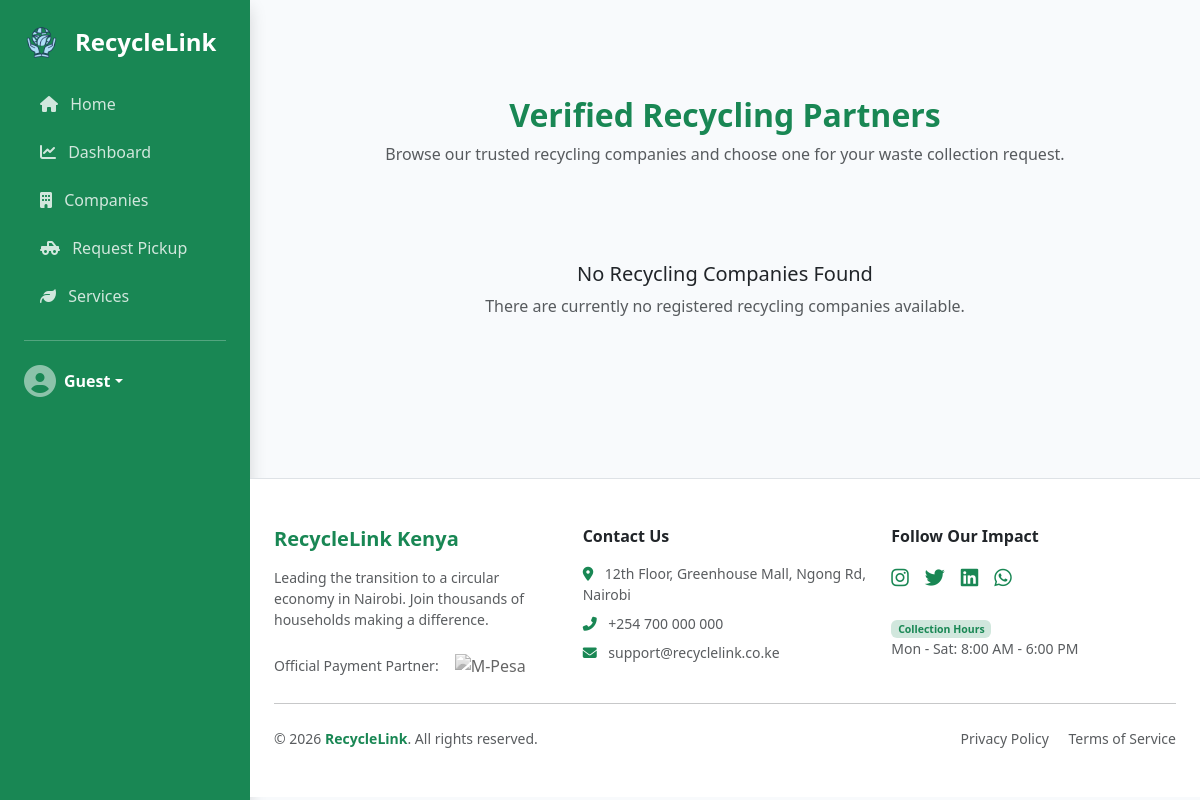
/WasteApp/companies/, run on an earlier commit of the app's database.
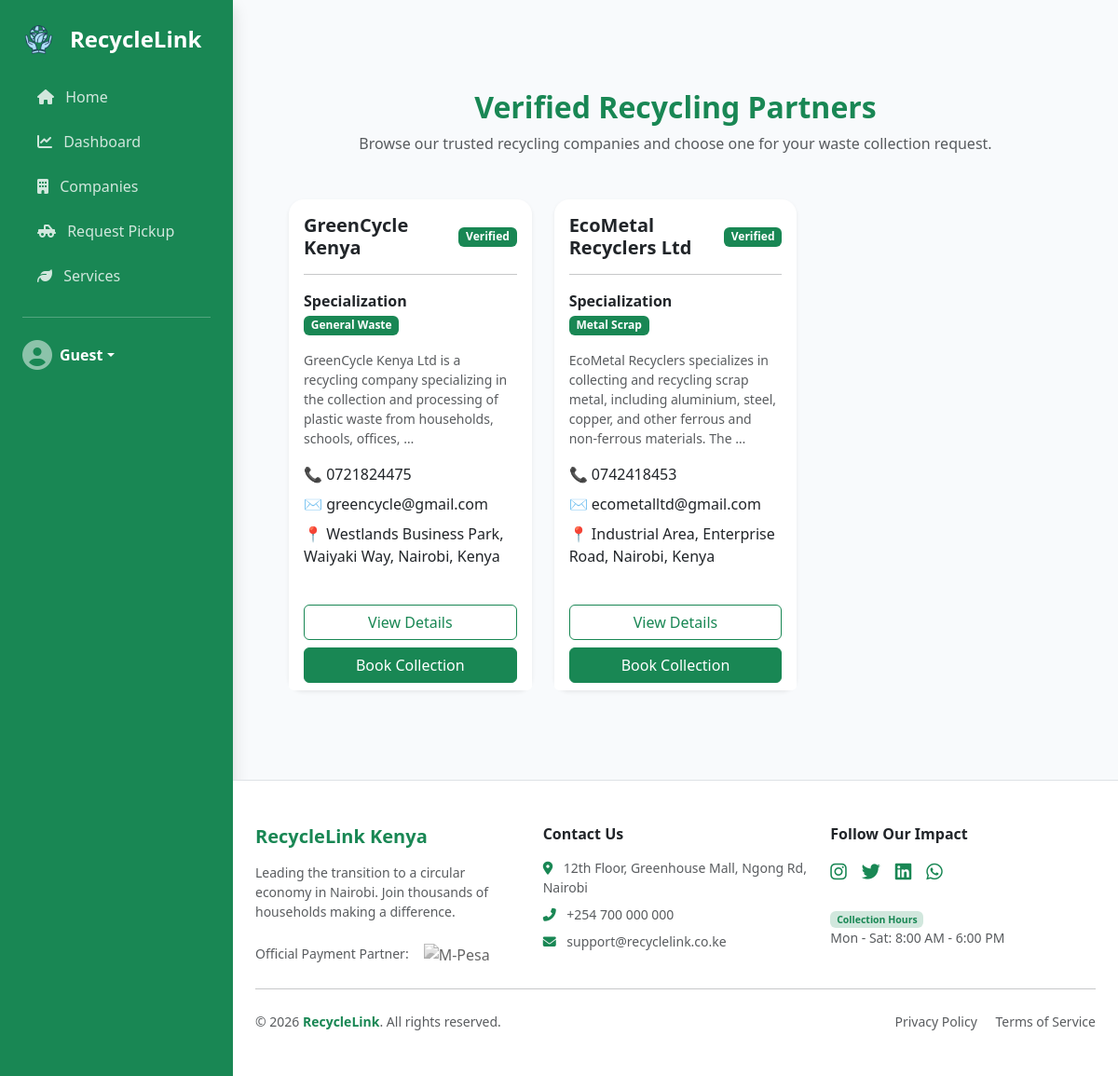
And on a later commit of the database.
### WasteApp/models.py (models this page shows, shortened)
class Company(models.Model):
    user = models.OneToOneField(User, on_delete=models.CASCADE)
    name = models.CharField(max_length=200)
    email = models.EmailField()
    address = models.TextField()
    phone = models.CharField(max_length=20)
    description = models.TextField(blank=True, null=True)
    specialization = models.CharField(
        max_length=100,
        choices=[
            ('plastic', 'Plastic Recycling'),
            ('paper', 'Paper & Cardboard'),
            ('metal', 'Metal Scrap'),
            ('glass', 'Glass'),
            ('organic', 'Organic Waste'),
            ('all', 'General Waste'),
        ],
        default='all'
    )
    is_verified = models.BooleanField(default=False)
    created_at = models.DateTimeField(auto_now_add=True)

### WasteApp/views.py (the view)
# urls.py: path('companies/', views.company_list, name='companies'),
def company_list(request):
    companies = Company.objects.all()
    waste_filter = request.GET.get('type')
    if waste_filter and waste_filter != 'all' :
        companies = companies.filter(specialization__iexact=waste_filter)
    return render(request, 'WasteApp/company_list.html', {'companies': companies})

### WasteApp/templates/WasteApp/company_list.html
{% extends "main.html" %}
{% block content %}
<div class="container py-5">
    <div class="text-center mb-5">
        <h2 class="fw-bold text-success">
            Verified Recycling Partners
        </h2>
        <p class="text-muted">
            Browse our trusted recycling companies and choose one for your waste collection request.
        </p>
    </div>
    <div class="row g-4">
        {% for company in companies %}
        <div class="col-md-6 col-lg-4">
            <div class="card h-100 shadow-sm border-0 rounded-4">
                <div class="card-body">
                    <div class="d-flex justify-content-between align-items-center">
                        <h5 class="fw-bold mb-0">
                            {{ company.name }}
                        </h5>
                        {% if company.is_verified %}
                            <span class="badge bg-success">
                                Verified
                            </span>
                        {% endif %}
                    </div>
                    <hr>
                    <p>
                        <strong>Specialization</strong><br>
                        <span class="badge bg-success">
                            {{ company.get_specialization_display }}
                        </span>
                    </p>
                    <p class="small text-muted">
                        {% if company.description %}
                            {{ company.description|truncatewords:20 }}
                        {% else %}
                            No company description available.
                        {% endif %}
                    </p>
                    <p class="mb-2">
                        📞 {{ company.phone }}
                    </p>
                    <p class="mb-2">
                        ✉ {{ company.email }}
                    </p>
                    <p class="mb-3">
                        📍 {{ company.address }}
                    </p>
                </div>
                <div class="card-footer bg-white border-0">
                    <div class="d-grid gap-2">
                        <a href="{% url 'company_detail' company.pk %}"
                           class="btn btn-outline-success">
                            View Details
                        </a>
                        <a href="{% url 'request_pickup' %}"
                           class="btn btn-success">
                            Book Collection
                        </a>
                    </div>
                </div>
            </div>
        </div>
        {% empty %}
        <div class="col-12 text-center py-5">
            <h5>No Recycling Companies Found</h5>
            <p class="text-muted">
                There are currently no registered recycling companies available.
            </p>
        </div>
        {% endfor %}
    </div>
</div>
{% endblock %}

### templates/main.html (shortened to what this page needs)
{% load static %}
<!doctype html>
<html lang="en">
<head>
    <link href="https://cdn.jsdelivr.net/npm/bootstrap@5.3.3/dist/css/bootstrap.min.css" rel="stylesheet" />
    <link rel="stylesheet" href="https://cdnjs.cloudflare.com/ajax/libs/font-awesome/6.4.0/css/all.min.css" />
</head>
<body>
    <div class="d-flex">
        <nav id="sidebar" class="bg-success text-white shadow">
            <div class="p-4">
                <a class="navbar-brand d-flex align-items-center text-white text-decoration-none mb-4" href="{% url 'home' %}">
                    <img src="{% static 'svg/image_new.png' %}" alt="logo" class="img-fluid me-3" width="35" />
                    <span class="fs-4 fw-bold">RecycleLink</span>
                </a>
                <ul class="nav flex-column gap-2">
                    <li class="nav-item">
                        <a class="nav-link rounded {% if request.resolver_match.url_name == 'home' %}active{% endif %}" href="{% url 'home' %}">
                            <i class="fas fa-house me-2"></i> Home
                        </a>
                    </li>
                    <li class="nav-item">
                        <a class="nav-link rounded {% if request.resolver_match.url_name == 'dashboard' %}active{% endif %}" href="{% url 'dashboard' %}">
                            <i class="fas fa-chart-line me-2"></i> Dashboard
                        </a>
                    </li>
                    <li class="nav-item">
                        <a class="nav-link rounded" href="{% url 'companies' %}">
                            <i class="fas fa-building me-2"></i> Companies
                        </a>
                    </li>
                    <li class="nav-item">
                        <a class="nav-link rounded {% if request.resolver_match.url_name == 'request_pickup' %}active{% endif %}" href="{% url 'request_pickup' %}">
                            <i class="fas fa-truck-pickup me-2"></i> Request Pickup
                        </a>
                    </li>
                    <li class="nav-item">
                        <a class="nav-link rounded {% if request.resolver_match.url_name == 'services' %}active{% endif %}" href="{% url 'services' %}">
                            <i class="fas fa-leaf me-2"></i> Services
                        </a>
                    </li>
                </ul>
                <hr class="my-4 opacity-25" />
                <div class="dropdown">
                    <a href="#" class="d-flex align-items-center text-white text-decoration-none dropdown-toggle" id="userMenu" data-bs-toggle="dropdown" aria-expanded="false">
                        <i class="fas fa-user-circle fa-2x me-2 text-white-50"></i>
                        <span class="fw-bold">{{ user.username|default:"Guest" }}</span>
                    </a>
          </div>
        </div>
      </nav>
      <div class="content-area">
        <div class="p-4 p-md-5">{% block content %} {% endblock %}</div>
        {% include 'footer.html' %}
      </div>
    </div>
  </body>
</html>

### templates/footer.html
<footer class="mt-auto py-5 border-top bg-white">
    <div class="container-fluid px-4">
        <div class="row gy-4">
            <div class="col-lg-4 col-md-6">
                <h5 class="fw-bold text-success mb-3">RecycleLink Kenya</h5>
                <p class="text-muted small mb-4">
                    Leading the transition to a circular economy in Nairobi. Join thousands of households making a difference.
                </p>
                <div class="d-flex align-items-center">
                    <span class="text-muted small me-3">Official Payment Partner:</span>
                    <img src="https://upload.wikimedia.org/wikipedia/commons/1/15/M-PESA_LOGO-01.svg" alt="M-Pesa" style="height: 22px; filter: grayscale(100%); opacity: 0.7;">
                </div>
            </div>
            <div class="col-lg-4 col-md-6">
                <h6 class="fw-bold mb-3">Contact Us</h6>
                <ul class="list-unstyled small text-muted">
                    <li class="mb-2">
                        <i class="fas fa-map-marker-alt text-success me-2"></i> 12th Floor, Greenhouse Mall, Ngong Rd, Nairobi
                    </li>
                    <li class="mb-2">
                        <i class="fas fa-phone-alt text-success me-2"></i> +254 700 000 000
                    </li>
                    <li class="mb-2">
                        <i class="fas fa-envelope text-success me-2"></i> support@recyclelink.co.ke
                    </li>
                </ul>
            </div>
            <div class="col-lg-4 col-md-12">
                <h6 class="fw-bold mb-3">Follow Our Impact</h6>
                <div class="d-flex gap-3 mb-4">
                    <a href="#" class="text-success fs-5"><i class="fab fa-instagram"></i></a>
                    <a href="#" class="text-success fs-5"><i class="fab fa-twitter"></i></a>
                    <a href="#" class="text-success fs-5"><i class="fab fa-linkedin"></i></a>
                    <a href="#" class="text-success fs-5"><i class="fab fa-whatsapp"></i></a>
                </div>
                <p class="text-muted small">
                    <span class="badge bg-success-subtle text-success">Collection Hours</span><br> Mon - Sat: 8:00 AM - 6:00 PM
                </p>
            </div>
        </div>
        <hr class="my-4 opacity-25">
        <div class="d-flex flex-column flex-sm-row justify-content-between align-items-center small text-muted">
            <p class="mb-0">&copy; {% now "Y" %} <span class="fw-bold text-success">RecycleLink</span>. All rights reserved.</p>
            <div class="mt-2 mt-sm-0">
                <a href="#" class="text-decoration-none text-muted me-3">Privacy Policy</a>
                <a href="#" class="text-decoration-none text-muted">Terms of Service</a>
            </div>
        </div>
    </div>
</footer>

### templates/main.html (style rules this page uses)
body { background-color: #f8fafc; overflow-x: hidden; }
#sidebar { min-width: 250px; max-width: 250px; min-height: 100vh; transition: all 0.3s; }
.nav-link { color: rgba(255, 255, 255, 0.8); font-weight: 500; transition: 0.2s; }
.content-area { width: 100%; }
.card { transition: all 0.3s ease; }

What changed in the data, as far as the page shows it:
added Company: name "GreenCycle Kenya", is_verified "Verified", specialization "General Waste", description "GreenCycle Kenya Ltd is a recycling company specializing in the collection and processing of plastic waste from households, schools, offices, …", phone "0721824475", email "greencycle@gmail.com", address "Westlands Business Park, Waiyaki Way, Nairobi, Kenya"
added Company: name "EcoMetal Recyclers Ltd", is_verified "Verified", specialization "Metal Scrap", description "EcoMetal Recyclers specializes in collecting and recycling scrap metal, including aluminium, steel, copper, and other ferrous and non-ferrous materials. The …", phone "0742418453", email "ecometalltd@gmail.com", address "Industrial Area, Enterprise Road, Nairobi, Kenya"
Also different on the page:
text no longer shown: "No Recycling Companies Found There are currently no registered recycling companies available."
